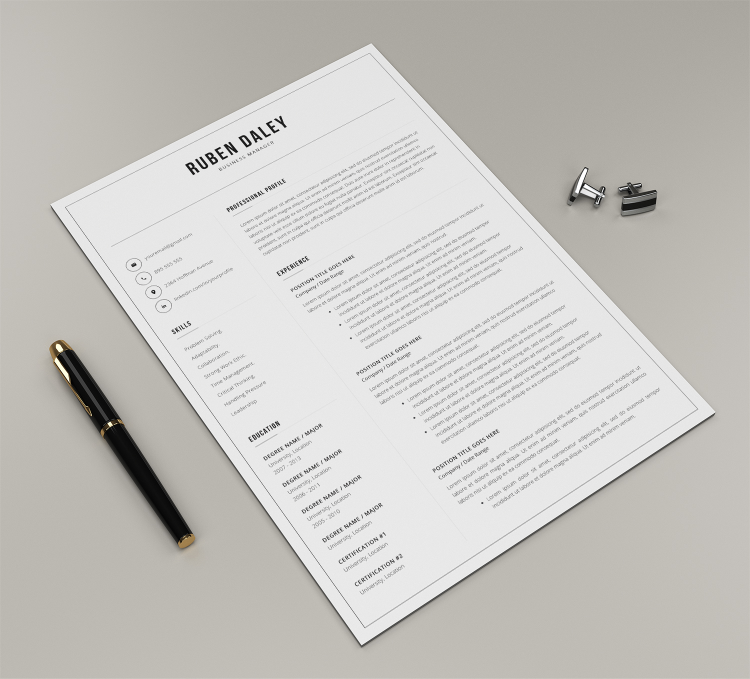
#> input picture sample_images/A4-Paper-Mockup-01.jpg, 1500 x 1357 px, found by its file name (shown at 1/2 size)
$ python camScanner.py
#> lines starting #> are read from the running program, lines starting #| are printed output that depends on the picture; after the words box and inside, x2 and y2 are one past the last pixel; in counts of white or black regions, pixels touching at a corner belong together
### modules/getContours.py
import os
import sys
from pathlib import Path
FILE = Path(__file__).resolve()
ROOT = FILE.parents[1]  # root directory
if str(ROOT) not in sys.path:
    sys.path.append(str(ROOT))  # add ROOT to PATH
ROOT = Path(os.path.relpath(ROOT, Path.cwd()))  # relative
from modules.stackImages import stackImages as stk
import cv2
import numpy as np

# [24 lines left out: function getContour, not called in this run]

def getMaxContour(img, minArea = 50):
    unique_values = np.unique(img)
    if len(unique_values) == 2:
        imgCanny = img
        # imgGray = img
    else:
        imgGray = cv2.cvtColor(img, cv2.COLOR_BGR2GRAY)
        imgBlur = cv2.GaussianBlur(imgGray, (7,7), 1)
        imgCanny = cv2.Canny(imgBlur, 50, 50)

    # imgCopy = img.copy()
    contours, _ = cv2.findContours(imgCanny, cv2.RETR_TREE, cv2.CHAIN_APPROX_NONE)
    MaxArea = 0
    biggest =np.array([])
    con = None
    for contour in contours:
        area = cv2.contourArea(contour)
        if area > minArea:
            # cv2.drawContours(imgCopy, contour, -1, (0,0,0), 3)
            peri = cv2.arcLength(contour, True)
            approx = cv2.approxPolyDP(contour, 0.02* peri, True)
            if area > MaxArea and len(approx) == 4:
                MaxArea = area
                biggest = approx
                con = contour
    return biggest, con
# [7 lines that do not run on import are left out]

### tasks/camScanner.py
import os
import sys
from pathlib import Path
FILE = Path(__file__).resolve()
ROOT = FILE.parents[1]  # root directory
if str(ROOT) not in sys.path:
    sys.path.append(str(ROOT))  # add ROOT to PATH
ROOT = Path(os.path.relpath(ROOT, Path.cwd()))  # relative
# from modules.stackImages import stackImages as stk
from modules.getContours import getMaxContour
from modules.stackImages import stackImages as stk
import cv2
import numpy as np

def imgPreprocessing(img):
    img = cv2.cvtColor(img, cv2.COLOR_BGR2GRAY)
    imgGray = cv2.GaussianBlur(img, (5, 5), 1)
    imgCanny = cv2.Canny(imgGray, 100, 200)
    kernel = np.ones((5, 5))
    imgDial = cv2.dilate(imgCanny, kernel, iterations=2)
    imgErode = cv2.erode(imgDial, kernel, iterations=1)
    return imgErode
def reorder(points):
    #shape of pts on warpPerspective : (4,2)
    points = points.reshape((4, 2))
    pointsNew = np.zeros((4,2), np.int32)
    pointsNew[0] = points[np.argmin(points.sum(1))]
    pointsNew[3] = points[np.argmax(points.sum(1))]
    pointsNew[1] = points[np.argmin(np.diff(points, axis=1))]
    pointsNew[2] = points[np.argmax(np.diff(points, axis=1))]
    return pointsNew

def warpPerspective(img, points):

    width, height = 596, 700 # size of a4 paper
    pts1 = np.float32(points)
    pts2 = np.float32([[0, 0], [width, 0] ,[0, height], [width, height]])
    matrix = cv2.getPerspectiveTransform(pts1, pts2)
    imgOutput = cv2.warpPerspective(img, matrix, (width, height))
    return imgOutput

path = 'C:/Users/ABC/Desktop/object_tracking/sample_images/A4-Paper-Mockup-01.jpg'
img = cv2.imread(path)
#> img is the input picture: shape (1357, 1500, 3); mean B, G, R 192.7, 196.8, 198.6
imgThres = imgPreprocessing(img)
#> in imgPreprocessing, `imgCanny = cv2.Canny(imgGray, 100, 200)`:
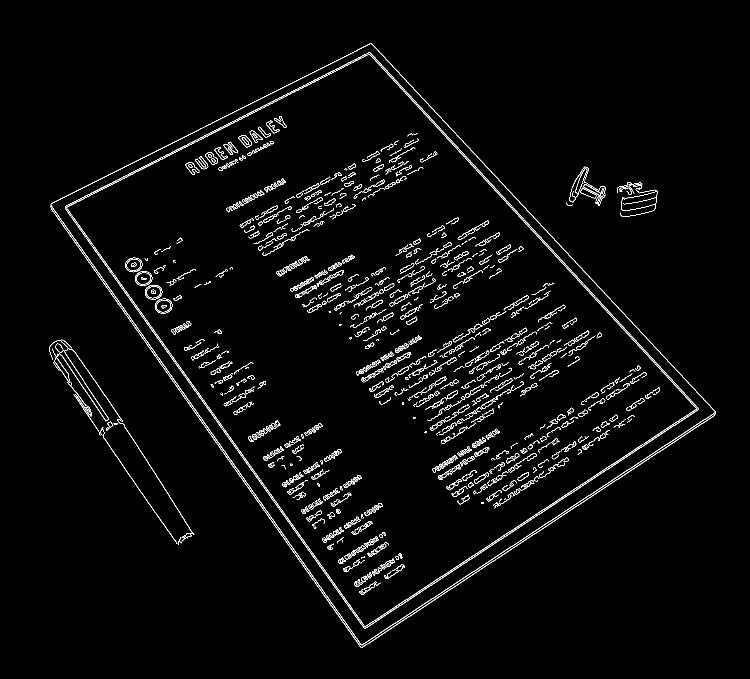
#> imgCanny: shape (1357, 1500) (shown at 1/2 size); 2.7% white in thin lines or dots, all inside (x1, y1, x2, y2) = (98, 87, 1432, 1295)
#> in imgPreprocessing, `imgDial = cv2.dilate(imgCanny, kernel, iterations=2)`:
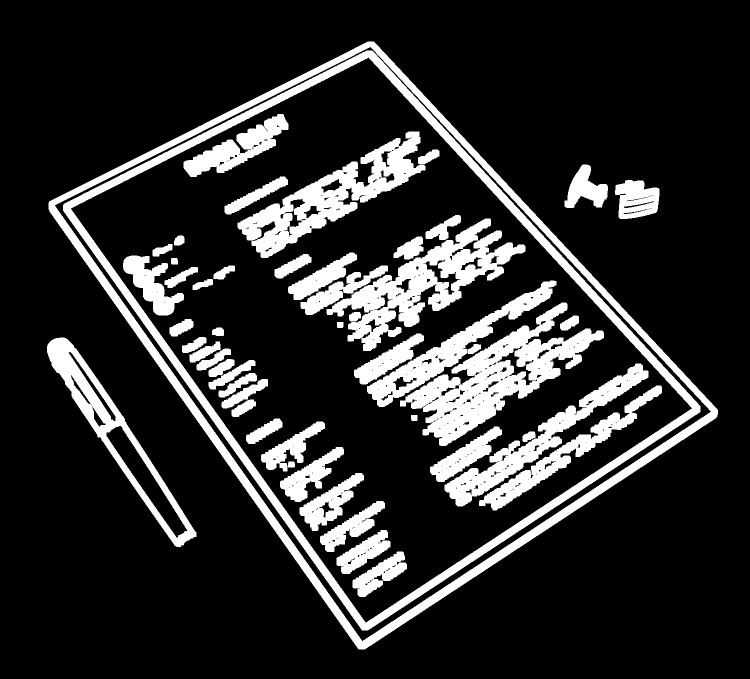
#> imgDial: shape (1357, 1500) (shown at 1/2 size); 17.8% white; 52 white regions, largest, box (x1, y1, x2, y2) and area: (126, 101, 1401, 1261) 52611, (97, 83, 1436, 1299) 52535, (800, 605, 1208, 892) 36053
#> in imgPreprocessing, `imgErode = cv2.erode(imgDial, kernel, iterations=1)`:
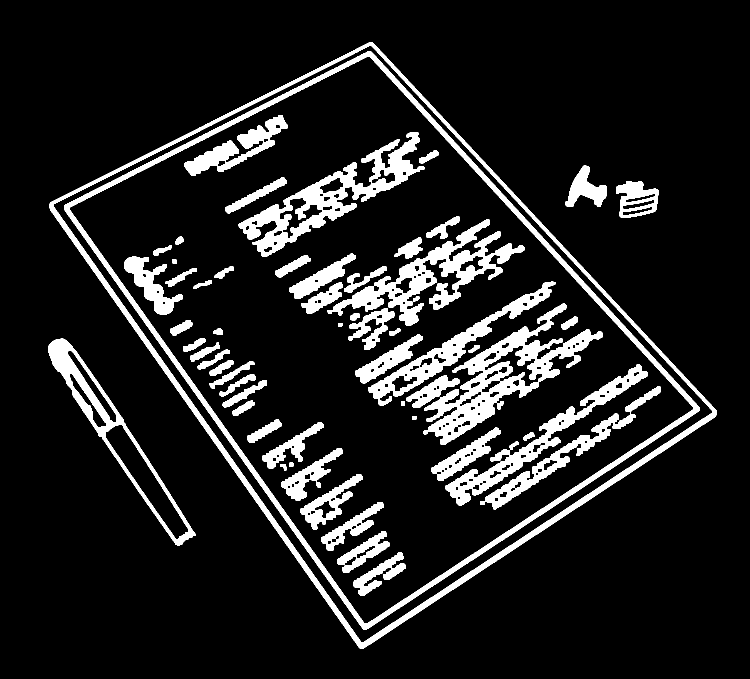
#> imgErode: shape (1357, 1500) (shown at 1/2 size); 12.3% white; 61 white regions
points, con = getMaxContour(imgThres)
#> in getMaxContour, `unique_values = np.unique(img)`: unique_values = [0, 255]
#> in getMaxContour, `contours, _ = cv2.findContours(imgCanny, cv2.RETR_TREE, cv2.CHAIN_APPR..`: contours = 213 contours; largest, box (x1, y1, x2, y2) and area: (99, 85, 1434, 1297) 823656, (107, 91, 1425, 1285) 794312, (128, 103, 1399, 1259) 744534, (139, 112, 1387, 1248) 713974, (847, 607, 1206, 890) 27937
#> the loop in getMaxContour, `for contour in contours:` made 213 passes
#> (area, peri, MaxArea, biggest) on passes 2, 10: (9543.5, 616.8, 9543.5, [[211, 862], [246, 852], [376, 1064], [349, 1075]]), (823655.5, 3862.8, 823655.5, [[745, 85], [99, 407], [719, 1296], [1433, 826]])
#> (area, peri, approx) on passes 4, 8, 11, 12, 13, 56: (2139, 377.4, [[135, 702], [210, 796], [232, 844], [219, 840]]), (397.5, 138.2, [[1310, 388], [1309, 393], [1251, 404], [1252, 398]]), (794311.5, 3805.7, [[742, 91], [1424, 825], [722, 1284], [107, 408]]), (744534, 3679.6, [[742, 103], [128, 411], [726, 1258], [1398, 821]]), (713974, 3610, [[738, 112], [1386, 818], [729, 1247], [139, 415]]), (8946, 1398.7, [[1320, 773], [960, 1009], [1130, 932]])
#> after the loop in getMaxContour, `for contour in contours:`: MaxArea = 823655.5; con = contour of 2995 points, box (x1, y1, x2, y2) (99, 85, 1434, 1297), area 823656
#> points = [[745, 85], [99, 407], [719, 1296], [1433, 826]]
# cv2.drawContours(img, points, -1, (0,0,255), 3)
# cv2.drawContours(img, con, -1, (0,0,0), 3)
pointsNew = reorder(points)
#> pointsNew = [[99, 407], [745, 85], [719, 1296], [1433, 826]]
paperScan = warpPerspective(img, pointsNew)
#> in warpPerspective, `matrix = cv2.getPerspectiveTransform(pts1, pts2)`: matrix = [[0.7, -0.488, 129.4], [0.394, 0.79, -360.5], [-1.09e-06, 0.000272, 1]]
#> in warpPerspective, `imgOutput = cv2.warpPerspective(img, matrix, (width, height))`:
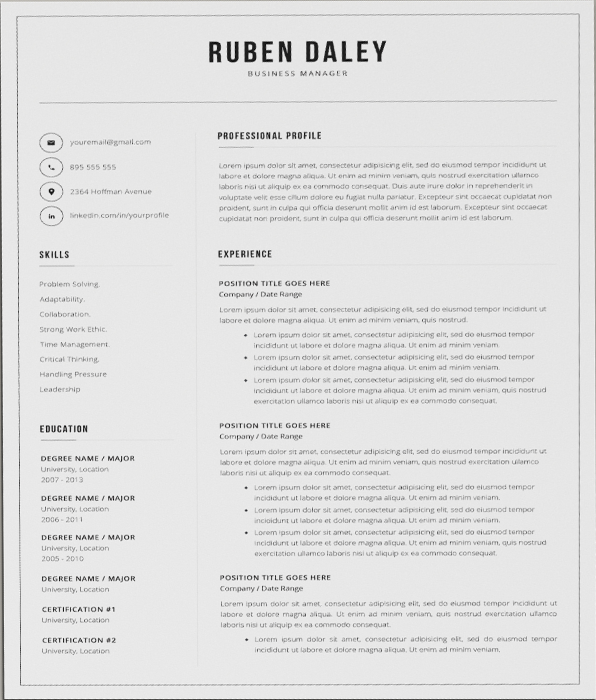
#> imgOutput: shape (700, 596, 3); mean B, G, R 224, 224.1, 224.1

cv2.imshow('image', cv2.resize(img, (1000, 1000)))
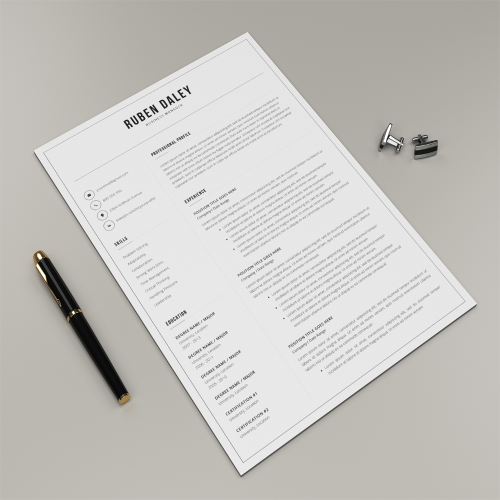
#> window 'image': shape (1000, 1000, 3) (shown at 1/2 size); mean B, G, R 192.6, 196.6, 198.4
cv2.imshow('Scan', paperScan)
cv2.waitKey(0)
